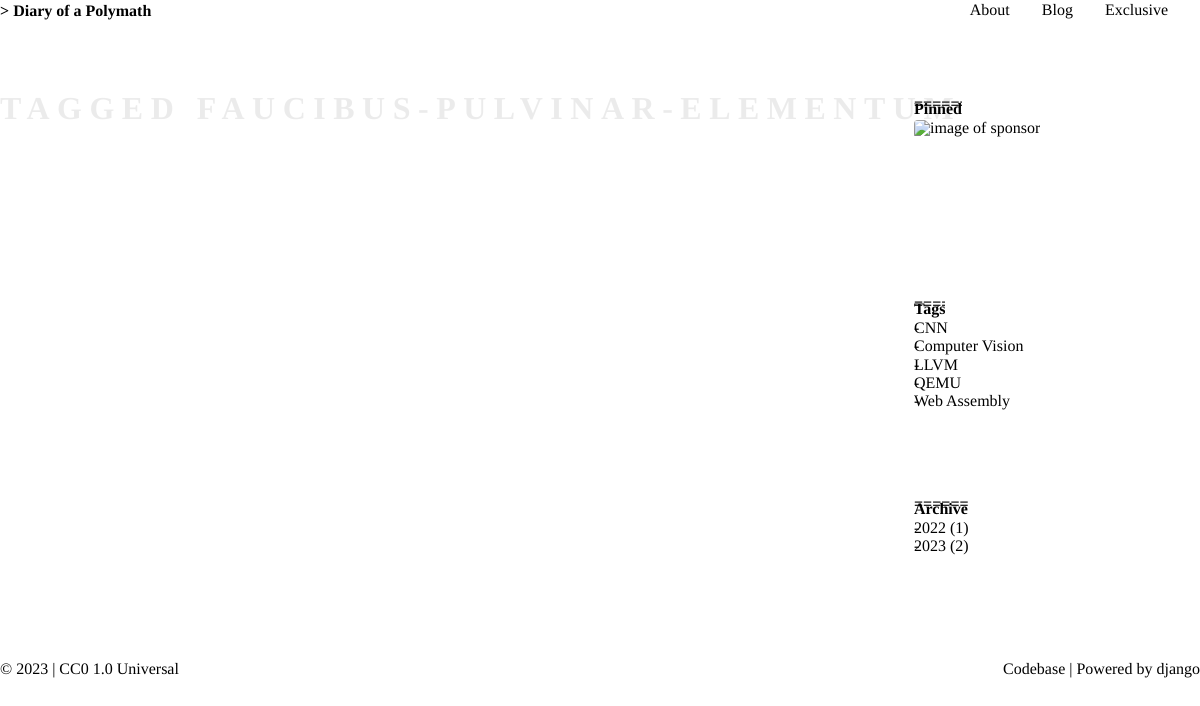
/blog/tag/faucibus-pulvinar-elementum/, run on the app's committed database.
### blog/models.py (models this page shows, shortened)
class Tag(models.Model):
    class Meta:
        ordering = ["name"]
    name = models.CharField(max_length=50, unique=True)

### blog/views.py (the view)
# urls.py: path("tag/<slug:slug>/", views.tag, name="tag"),
def tag(request, slug):
    posts = Post.objects.all()
    archives = Counter()
    for post in posts:
        archives[post.published_on.year] += 1
    payload = dict(
        posts=posts.filter(
            tags__name__istartswith=slug.split("-")[0],
            tags__name__iendswith=slug.split("-")[-1],
        ),
        archives=sorted(archives.items(), key=itemgetter(0)),
        tags=Tag.objects.all(),
    )
    return render(request, "blog/tag.html", payload)

### blog/templates/blog/tag.html (shortened to what this page needs)
{% extends "base/base.html" %}
{% block content %}
{% with title_banner="Tagged "|add:request.resolver_match.kwargs.slug %}{{ block.super }}{% endwith %}
{% endblock %}

### base/templates/base/base.html (shortened to what this page needs)
{% load static %}
{% with base_route_var=request.resolver_match.route %}
<!DOCTYPE html>
<html lang="en">
  <head>
    <link rel="stylesheet" href="{% static 'base/css/normalize.css' %}" />
    <link rel="stylesheet" href="{% static 'base/css/theme.css' %}" />
    <link rel="stylesheet" href="{% static 'base/css/terminal.css' %}" />
  </head>
  <body class="terminal container container-fluid">
    <section>
      <div class="terminal-nav">
        <div class="terminal-logo">
          <div class="logo terminal-prompt"><a href="{% url 'about:index' %}" class="no-style">Diary of a Polymath</a></div>
        </div>
        <nav class="terminal-menu">
          <ul>
            <li><a class="{% if 'about/' in base_route_var %} active {% endif %}" href="{% url 'about:index' %}">About</a></li>
            <li><a class="{% if 'blog/' in base_route_var %} active {% endif %}" href="{% url 'blog:index' %}">Blog</a></li>
            <li><a class="{% if 'exclusive/' in base_route_var %} active {% endif %}" href="{% url 'exclusive:index' %}">Exclusive</a></li>
          </ul>
        </nav>
      </div>
    </section>
    <section class="components-grid {% if 'blog/' in base_route_var %} show-aside {% endif %}" style="margin-top: 5em;">
      <main>
        {% autoescape off %}
        {% block content %}
          <div id="title-banner">{{ title_banner }}</div>
        {% endblock %}
        {% endautoescape %}
      </main>
      <aside>
        <div>
          <h1>Pinned</h1>
          <img style="border-radius: 0.25em;" width="205px" height="auto" alt="image of sponsor" src="">
        </div>
        <div>
          <h1>Tags</h1>
          <ul>
            {% for tag in tags %}
              <li><a href="{% url 'blog:tag' tag.name|slugify %}">{{ tag.name }}</a></li>
            {% endfor%}
          </ul>
        </div>
        <div>
          <h1>Archive</h1>
          <ul>
            {% for archive in archives %}
              <li><a href="{% url 'blog:archive' archive.0 %}">{{ archive.0 }} ({{ archive.1 }})</a></li>
            {% endfor%}
          </ul>
        </div>
      </aside>
    </section>
    <section>
      <div style="display:flex; flex-wrap: wrap;">
        <span>
          © {% now "Y" %} |
          <a href="https://creativecommons.org/publicdomain/zero/1.0/" target="_blank" rel="noopener noreferrer"> CC0 1.0 Universal</a>
        </span>
        <span style="flex: 1; padding: 1em 0;"></span>
        <span>
          <a href="https://github.com/nanacnote/diaryofapolymath" target="_blank" rel="noopener noreferrer">Codebase</a> |
          Powered by <a href="https://www.djangoproject.com/" target="_blank" rel="noopener noreferrer">django</a>
        </span>
      </div>
    </section>
  </body>
</html>
{% endwith %}

### base/static/base/css/terminal.css (style rules this page uses)
* { box-sizing: border-box; text-rendering: geometricPrecision; }
body { position: relative; font-size: var(--global-font-size); color: var(--font-color); line-height: var(--global-line-height); margin: 0; font-family: var(--font-stack); word-wrap: break-word; background-color: var(--background-color); }
.logo, h1, h2, h3, h4, h5, h6 { line-height: var(--global-line-height); }
a { cursor: pointer; color: var(--primary-color); text-decoration: none; }
.logo, blockquote, code, footer, h1, h2, h3, h4, h5, h6, header, li, ol, p, section, ul { float: none; margin: 0; padding: 0; }
.logo, blockquote, h1, ol, p, ul { margin-top: calc(var(--global-space) * 2); margin-bottom: calc(var(--global-space) * 2); }
.logo, h1 { position: relative; display: inline-block; display: table-cell; padding: calc(var(--global-space) * 2) 0 calc(var(--global-space) * 2); margin: 0; overflow: hidden; font-weight: 600; }
h1::after { content: "===================================================================================================="; position: absolute; bottom: 5px; left: 0; display: var(--display-h1-decoration); }
.logo + *, h1 + * { margin-top: 0; }
.terminal .logo, .terminal blockquote, .terminal code, .terminal h1, .terminal h2, .terminal h3, .terminal h4, .terminal h5, .terminal h6, .terminal strong { font-size: var(--global-font-size); font-style: normal; font-family: var(--font-stack); color: var(--font-color); }
.terminal-prompt { position: relative; white-space: nowrap; }
.terminal-prompt::before { content: "> "; }
.terminal-prompt::after { content: ""; -webkit-animation: cursor 0.8s infinite; animation: cursor 0.8s infinite; background: var(--primary-color); border-radius: 0; display: inline-block; height: 1em; margin-left: 0.2em; width: 3px; bottom: -2px; position: relative; }
li, li > ul > li { position: relative; display: block; padding-left: calc(var(--global-space) * 2); }
nav > ul > li { padding-left: 0; }
li::after { position: absolute; top: 0; left: 0; }
ul > li::after { content: "-"; }
nav ul > li::after { content: ""; }
.terminal-menu li::after, .terminal-menu li::before { display: none; }
.terminal-menu { width: 100%; }
.terminal-nav { display: flex; flex-direction: column; align-items: flex-start; }
.terminal-menu ul { list-style-type: none; padding: 0 !important; display: flex; flex-direction: column; width: 100%; flex-grow: 1; font-size: var(--global-font-size); margin-top: 0; }
.terminal-menu li { display: flex; margin: 0 0 0.5em 0; padding: 0; }
.terminal-menu li a:not(.btn) { text-decoration: none; display: block; width: 100%; border: none; color: var(--secondary-color); }
.terminal-menu li a.active { color: var(--font-color); }
.container { max-width: var(--page-width); }
.container, .container-fluid { margin: 0 auto; padding: 0 calc(var(--global-space) * 2); }
@media only screen and (min-width: 30em) { .terminal-nav { flex-direction: row; align-items: center; } }
@media only screen and (min-width: 30em) { .terminal-menu ul { flex-direction: row; justify-items: flex-end; align-items: center; justify-content: flex-end; margin-top: calc(var(--global-space) * 2); } }
@media only screen and (min-width: 30em) { .terminal-menu li { margin: 0; margin-right: 2em; } }
.components-grid { display: grid; grid-column-gap: 3.5em; grid-template-columns: auto; grid-template-rows: auto; }
@media only screen and (min-width: 40em) { .components-grid.show-aside { grid-template-columns: 9fr 3fr; } }
.components-grid aside { display: none; }
.components-grid.show-aside aside { display: flex; flex-wrap: wrap; flex-direction: column; }
.components-grid.show-aside aside div { min-height: 10em; }
.components-grid.show-aside aside div:nth-child(n + 2) { margin-top: 2.5em; }
#title-banner { position: absolute; top: 90px; opacity: 0.075; font-weight: 800; font-size: 2em; letter-spacing: 7.5px; text-transform: uppercase; width: 100%; white-space: nowrap; overflow: hidden; text-overflow: ellipsis; }

### data on the page
Tag: name "CNN"
Tag: name "Computer Vision"
Tag: name "LLVM"
Tag: name "QEMU"
Tag: name "Web Assembly"

### other printed values
{{ title_banner }} "TAGGED FAUCIBUS-PULVINAR-ELEMENTUM"
{{ archive.0 }} "2022" "2023"
{{ archive.1 }} "1" "2"
